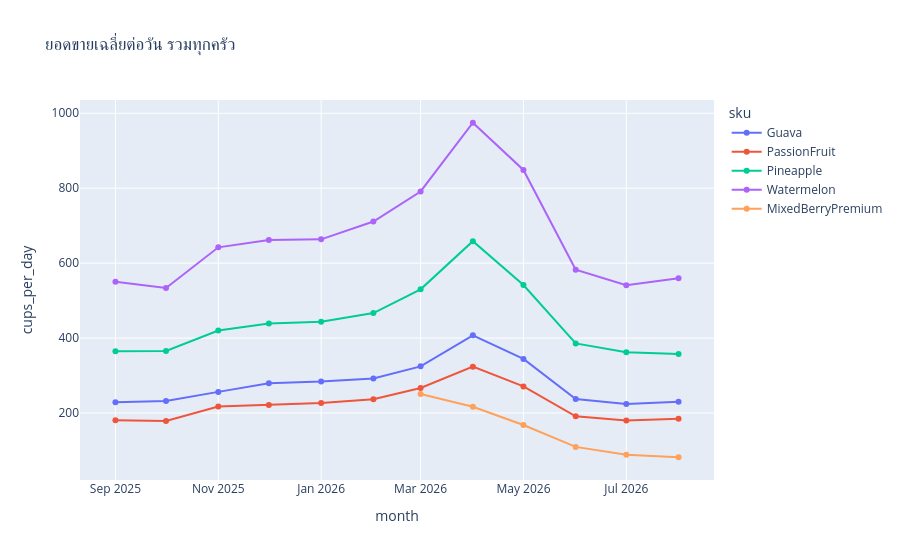
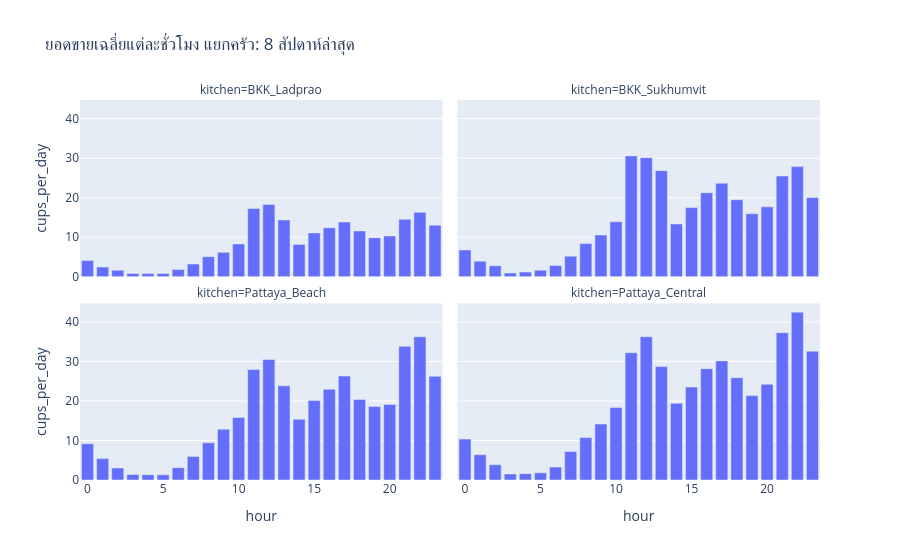

Notebook cell for these charts, in order:
### Code cell
daily = orders.groupby(['date','kitchen','sku'],as_index=False)['units_sold'].sum()
daily['month'] = daily['date'].dt.to_period('M').dt.to_timestamp()
monthly_demand = daily.groupby(['month','sku'],as_index=False).agg(units=('units_sold','sum'),days=('date','nunique'))
monthly_demand['cups_per_day'] = monthly_demand['units']/monthly_demand['days']
px.line(monthly_demand,x='month',y='cups_per_day',color='sku',markers=True,title='ยอดขายเฉลี่ยต่อวัน รวมทุกครัว').show()
recent = orders.loc[orders['date'].ge(orders['date'].max()-pd.Timedelta(days=55))]
hourly = (recent.groupby(['kitchen','hour'])['units_sold'].sum()/56).reset_index(name='cups_per_day')
px.bar(hourly,x='hour',y='cups_per_day',facet_col='kitchen',facet_col_wrap=2,
       title='ยอดขายเฉลี่ยแต่ละชั่วโมง แยกครัว: 8 สัปดาห์ล่าสุด').show()

latest_month = orders['month'].max()
latest = orders.loc[orders['month'].eq(latest_month)]
prices = latest.groupby('sku',as_index=False).agg(units=('units_sold','sum'),revenue=('gross_revenue_thb','sum'),fruit=('fruit_cost','sum'),pack=('pack_cost','sum'),labor=('labor_cost','sum'),commission=('commission','sum'))
latest_waste = waste.loc[waste['month'].eq(latest_month)]
prices = prices.merge(latest_waste.groupby('sku',as_index=False).agg(waste_cost=('est_waste_cost_thb','sum')),on='sku',validate='one_to_one')
prices = prices.merge(unit_costs[['sku','base_price_thb']],on='sku',validate='one_to_one')
prices['avg_price'] = prices['revenue']/prices['units']
prices['variable_cost'] = prices[['fruit','pack','labor']].sum(axis=1)/prices['units']
prices['waste_per_cup'] = prices['waste_cost']/prices['units']
prices['profit_per_cup'] = (prices['revenue']-prices['commission']-prices['waste_cost'])/prices['units']-prices['variable_cost']
fees = platforms.set_index('platform_code')['commission_rate']
prices['break_even_LM'] = (prices['variable_cost']+prices['waste_per_cup'])/(1-fees['LM'])
prices['break_even_Grab'] = (prices['variable_cost']+prices['waste_per_cup'])/(1-fees['GB'])
display(prices[['sku','base_price_thb','avg_price','profit_per_cup','break_even_LM','break_even_Grab']])
# บันทึกยอดขายรายชั่วโมง
hourly.to_csv(folder/'hourly.csv', index=False, encoding='utf-8-sig')

### Figure 1 — Plotly figure (JSON) as saved in the notebook; plotly's stock layout.template omitted (floating-point values rounded to 4 significant figures)
{"data": [{"hovertemplate": "sku=Guava<br>month=%{x}<br>cups_per_day=%{y}<extra></extra>", "legendgroup": "Guava", "line": {"color": "#636efa", "dash": "solid"}, "marker": {"symbol": "circle"}, "mode": "lines+markers", "name": "Guava", "orientation": "v", "showlegend": true, "x": ["2025-09-01T00:00:00.000000", "2025-10-01T00:00:00.000000", "2025-11-01T00:00:00.000000", "2025-12-01T00:00:00.000000", "2026-01-01T00:00:00.000000", "2026-02-01T00:00:00.000000", "2026-03-01T00:00:00.000000", "2026-04-01T00:00:00.000000", "2026-05-01T00:00:00.000000", "2026-06-01T00:00:00.000000", "2026-07-01T00:00:00.000000", "2026-08-01T00:00:00.000000"], "xaxis": "x", "y": [228.4, 231.8, 256.3, 279.4, 284.0, 291.9, 324.5, 407.2, 344.4, 237.1, 224.2, 229.9], "yaxis": "y", "type": "scatter"}, {"hovertemplate": "sku=PassionFruit<br>month=%{x}<br>cups_per_day=%{y}<extra></extra>", "legendgroup": "PassionFruit", "line": {"color": "#EF553B", "dash": "solid"}, "marker": {"symbol": "circle"}, "mode": "lines+markers", "name": "PassionFruit", "orientation": "v", "showlegend": true, "x": ["2025-09-01T00:00:00.000000", "2025-10-01T00:00:00.000000", "2025-11-01T00:00:00.000000", "2025-12-01T00:00:00.000000", "2026-01-01T00:00:00.000000", "2026-02-01T00:00:00.000000", "2026-03-01T00:00:00.000000", "2026-04-01T00:00:00.000000", "2026-05-01T00:00:00.000000", "2026-06-01T00:00:00.000000", "2026-07-01T00:00:00.000000", "2026-08-01T00:00:00.000000"], "xaxis": "x", "y": [180.7, 178.7, 217.1, 221.3, 226.7, 236.8, 266.7, 323.7, 270.9, 191.1, 180.3, 184.7], "yaxis": "y", "type": "scatter"}, {"hovertemplate": "sku=Pineapple<br>month=%{x}<br>cups_per_day=%{y}<extra></extra>", "legendgroup": "Pineapple", "line": {"color": "#00cc96", "dash": "solid"}, "marker": {"symbol": "circle"}, "mode": "lines+markers", "name": "Pineapple", "orientation": "v", "showlegend": true, "x": ["2025-09-01T00:00:00.000000", "2025-10-01T00:00:00.000000", "2025-11-01T00:00:00.000000", "2025-12-01T00:00:00.000000", "2026-01-01T00:00:00.000000", "2026-02-01T00:00:00.000000", "2026-03-01T00:00:00.000000", "2026-04-01T00:00:00.000000", "2026-05-01T00:00:00.000000", "2026-06-01T00:00:00.000000", "2026-07-01T00:00:00.000000", "2026-08-01T00:00:00.000000"], "xaxis": "x", "y": [365.1, 365.6, 420.1, 438.7, 443.6, 466.8, 530.1, 658.5, 541.7, 385.8, 362.1, 357.3], "yaxis": "y", "type": "scatter"}, {"hovertemplate": "sku=Watermelon<br>month=%{x}<br>cups_per_day=%{y}<extra></extra>", "legendgroup": "Watermelon", "line": {"color": "#ab63fa", "dash": "solid"}, "marker": {"symbol": "circle"}, "mode": "lines+markers", "name": "Watermelon", "orientation": "v", "showlegend": true, "x": ["2025-09-01T00:00:00.000000", "2025-10-01T00:00:00.000000", "2025-11-01T00:00:00.000000", "2025-12-01T00:00:00.000000", "2026-01-01T00:00:00.000000", "2026-02-01T00:00:00.000000", "2026-03-01T00:00:00.000000", "2026-04-01T00:00:00.000000", "2026-05-01T00:00:00.000000", "2026-06-01T00:00:00.000000", "2026-07-01T00:00:00.000000", "2026-08-01T00:00:00.000000"], "xaxis": "x", "y": [550.4, 533.8, 642.2, 661.5, 663.5, 711.2, 791.3, 974.7, 848.8, 582.6, 541.3, 559.4], "yaxis": "y", "type": "scatter"}, {"hovertemplate": "sku=MixedBerryPremium<br>month=%{x}<br>cups_per_day=%{y}<extra></extra>", "legendgroup": "MixedBerryPremium", "line": {"color": "#FFA15A", "dash": "solid"}, "marker": {"symbol": "circle"}, "mode": "lines+markers", "name": "MixedBerryPremium", "orientation": "v", "showlegend": true, "x": ["2026-03-01T00:00:00.000000", "2026-04-01T00:00:00.000000", "2026-05-01T00:00:00.000000", "2026-06-01T00:00:00.000000", "2026-07-01T00:00:00.000000", "2026-08-01T00:00:00.000000"], "xaxis": "x", "y": [250.7, 216.5, 167.9, 109.5, 88.71, 81.87], "yaxis": "y", "type": "scatter"}], "layout": {"xaxis": {"anchor": "y", "domain": [0.0, 1.0], "title": {"text": "month"}}, "yaxis": {"anchor": "x", "domain": [0.0, 1.0], "title": {"text": "cups_per_day"}}, "legend": {"title": {"text": "sku"}, "tracegroupgap": 0}, "title": {"text": "ยอดขายเฉลี่ยต่อวัน รวมทุกครัว"}}}

### Figure 2 — Plotly figure (JSON) as saved in the notebook; plotly's stock layout.template omitted (floating-point values rounded to 4 significant figures)
{"data": [{"hovertemplate": "kitchen=BKK_Ladprao<br>hour=%{x}<br>cups_per_day=%{y}<extra></extra>", "legendgroup": "", "marker": {"color": "#636efa", "pattern": {"shape": ""}}, "name": "", "orientation": "v", "showlegend": false, "textposition": "auto", "x": [0, 1, 2, 3, 4, 5, 6, 7, 8, 9, 10, 11, 12, 13, 14, 15, 16, 17, 18, 19, 20, 21, 22, 23], "xaxis": "x3", "y": [4.071, 2.446, 1.643, 0.8036, 0.7857, 0.8036, 1.804, 3.196, 5.071, 6.161, 8.286, 17.25, 18.29, 14.38, 8.161, 11.09, 12.38, 13.82, 11.59, 9.875, 10.3, 14.52, 16.3, 13.04], "yaxis": "y3", "type": "bar"}, {"hovertemplate": "kitchen=BKK_Sukhumvit<br>hour=%{x}<br>cups_per_day=%{y}<extra></extra>", "legendgroup": "", "marker": {"color": "#636efa", "pattern": {"shape": ""}}, "name": "", "orientation": "v", "showlegend": false, "textposition": "auto", "x": [0, 1, 2, 3, 4, 5, 6, 7, 8, 9, 10, 11, 12, 13, 14, 15, 16, 17, 18, 19, 20, 21, 22, 23], "xaxis": "x4", "y": [6.768, 3.929, 2.786, 0.9286, 1.179, 1.643, 2.804, 5.196, 8.375, 10.55, 13.89, 30.57, 30.11, 26.84, 13.34, 17.48, 21.23, 23.66, 19.48, 15.95, 17.68, 25.46, 27.86, 20.04], "yaxis": "y4", "type": "bar"}, {"hovertemplate": "kitchen=Pattaya_Beach<br>hour=%{x}<br>cups_per_day=%{y}<extra></extra>", "legendgroup": "", "marker": {"color": "#636efa", "pattern": {"shape": ""}}, "name": "", "orientation": "v", "showlegend": false, "textposition": "auto", "x": [0, 1, 2, 3, 4, 5, 6, 7, 8, 9, 10, 11, 12, 13, 14, 15, 16, 17, 18, 19, 20, 21, 22, 23], "xaxis": "x", "y": [9.179, 5.411, 3.036, 1.411, 1.339, 1.304, 3.125, 5.929, 9.411, 12.84, 15.84, 27.96, 30.48, 23.84, 15.38, 20.09, 22.96, 26.3, 20.39, 18.62, 19.11, 33.82, 36.25, 26.25], "yaxis": "y", "type": "bar"}, {"hovertemplate": "kitchen=Pattaya_Central<br>hour=%{x}<br>cups_per_day=%{y}<extra></extra>", "legendgroup": "", "marker": {"color": "#636efa", "pattern": {"shape": ""}}, "name": "", "orientation": "v", "showlegend": false, "textposition": "auto", "x": [0, 1, 2, 3, 4, 5, 6, 7, 8, 9, 10, 11, 12, 13, 14, 15, 16, 17, 18, 19, 20, 21, 22, 23], "xaxis": "x2", "y": [10.36, 6.393, 3.857, 1.536, 1.607, 1.804, 3.268, 7.196, 10.73, 14.16, 18.36, 32.21, 36.25, 28.7, 19.41, 23.52, 28.18, 30.14, 25.89, 21.36, 24.21, 37.29, 42.48, 32.59], "yaxis": "y2", "type": "bar"}], "layout": {"xaxis": {"anchor": "y", "domain": [0.0, 0.49], "title": {"text": "hour"}}, "yaxis": {"anchor": "x", "domain": [0.0, 0.465], "title": {"text": "cups_per_day"}}, "xaxis2": {"anchor": "y2", "domain": [0.51, 1.0], "matches": "x", "title": {"text": "hour"}}, "yaxis2": {"anchor": "x2", "domain": [0.0, 0.465], "matches": "y", "showticklabels": false}, "xaxis3": {"anchor": "y3", "domain": [0.0, 0.49], "matches": "x", "showticklabels": false}, "yaxis3": {"anchor": "x3", "domain": [0.535, 1.0], "matches": "y", "title": {"text": "cups_per_day"}}, "xaxis4": {"anchor": "y4", "domain": [0.51, 1.0], "matches": "x", "showticklabels": false}, "yaxis4": {"anchor": "x4", "domain": [0.535, 1.0], "matches": "y", "showticklabels": false}, "annotations": [{"font": {}, "showarrow": false, "text": "kitchen=Pattaya_Beach", "x": 0.245, "xanchor": "center", "xref": "paper", "y": 0.465, "yanchor": "bottom", "yref": "paper"}, {"font": {}, "showarrow": false, "text": "kitchen=Pattaya_Central", "x": 0.755, "xanchor": "center", "xref": "paper", "y": 0.465, "yanchor": "bottom", "yref": "paper"}, {"font": {}, "showarrow": false, "text": "kitchen=BKK_Ladprao", "x": 0.245, "xanchor": "center", "xref": "paper", "y": 1.0, "yanchor": "bottom", "yref": "paper"}, {"font": {}, "showarrow": false, "text": "kitchen=BKK_Sukhumvit", "x": 0.755, "xanchor": "center", "xref": "paper", "y": 1.0, "yanchor": "bottom", "yref": "paper"}], "legend": {"tracegroupgap": 0}, "title": {"text": "ยอดขายเฉลี่ยแต่ละชั่วโมง แยกครัว: 8 สัปดาห์ล่าสุด"}, "barmode": "relative"}}
